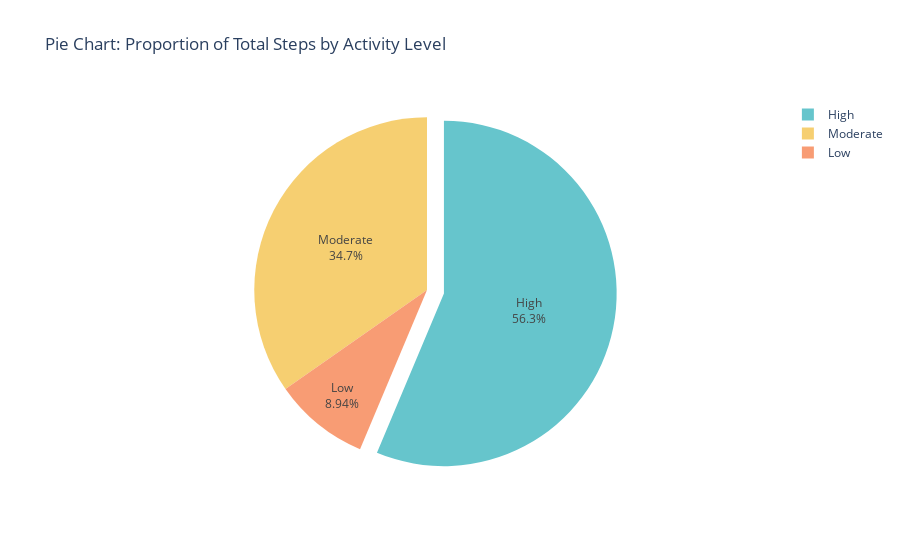

Here is the notebook cell this chart was saved with:
### Markdown cell above
#### Chart - 3

### Code cell
# Chart - 3 visualization code
fig = px.pie(df, names='ActivityLevel', values='TotalSteps', 
             title='Pie Chart: Proportion of Total Steps by Activity Level', 
             color_discrete_sequence=px.colors.qualitative.Pastel)
fig.update_traces(textinfo='percent+label', pull=[0.1, 0, 0])  # Slight pull for first slice
fig.show()

### Figure 1 — Plotly figure (JSON) as saved in the notebook; plotly's stock layout.template omitted (floating-point values rounded to 4 significant figures; data arrays with more than 128 entries replaced by an {"elided": "..."} marker saying what was removed)
{"data": [{"domain": {"x": [0, 1], "y": [0, 1]}, "hovertemplate": "ActivityLevel=%{label}<br>TotalSteps=%{value}<extra></extra>", "labels": {"elided": "943 str values"}, "legendgroup": "", "name": "", "pull": [0.1, 0, 0], "showlegend": true, "textinfo": "percent+label", "type": "pie", "values": {"elided": "943 int values"}}], "layout": {"autosize": true, "legend": {"tracegroupgap": 0}, "piecolorway": ["rgb(102, 197, 204)", "rgb(246, 207, 113)", "rgb(248, 156, 116)", "rgb(220, 176, 242)", "rgb(135, 197, 95)", "rgb(158, 185, 243)", "rgb(254, 136, 177)", "rgb(201, 219, 116)", "rgb(139, 224, 164)", "rgb(180, 151, 231)", "rgb(179, 179, 179)"], "title": {"text": "Pie Chart: Proportion of Total Steps by Activity Level"}}}
